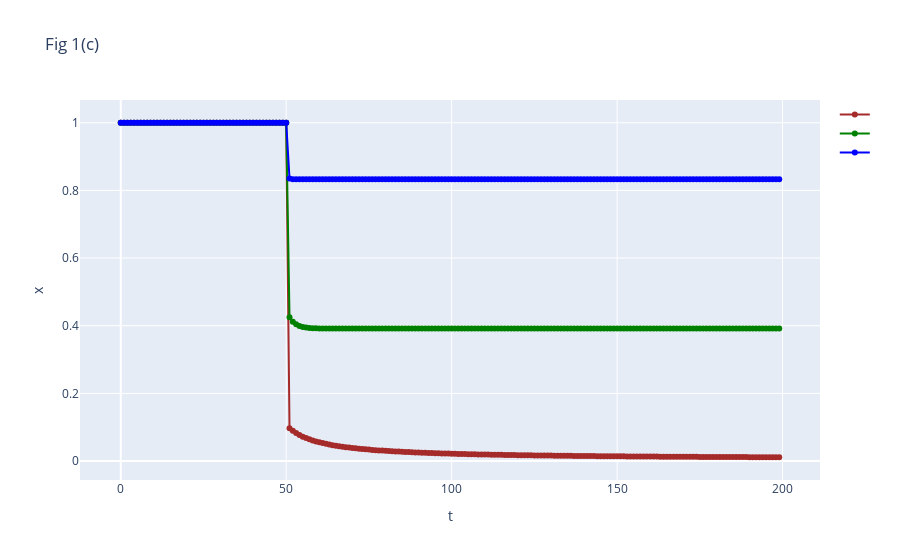

Source (notebook cell):
### Code cell
fig = go.Figure()
fig.add_trace(go.Scatter(x=ts, y=xs_brown, mode='lines+markers', line=dict(color="brown"), name = ""))
fig.add_trace(go.Scatter(x=ts, y=xs_green, mode='lines+markers', line=dict(color="green"), name = ""))
fig.add_trace(go.Scatter(x=ts, y=xs_blue, mode='lines+markers', line=dict(color="blue"), name = ""))
fig.update_layout(title="Fig 1(c)")
fig.update_layout(xaxis={"title": "t"}, yaxis={"title": "x"})

### Figure 1 — Plotly figure (JSON) as saved in the notebook; plotly's stock layout.template omitted (floating-point values rounded to 4 significant figures; data arrays with more than 128 entries replaced by an {"elided": "..."} marker saying what was removed)
{"data": [{"line": {"color": "brown"}, "mode": "lines+markers", "name": "", "type": "scatter", "x": {"elided": "201 int values"}, "y": {"elided": "200 float values"}}, {"line": {"color": "green"}, "mode": "lines+markers", "name": "", "type": "scatter", "x": {"elided": "201 int values"}, "y": {"elided": "200 float values"}}, {"line": {"color": "blue"}, "mode": "lines+markers", "name": "", "type": "scatter", "x": {"elided": "201 int values"}, "y": {"elided": "200 float values"}}], "layout": {"autosize": true, "title": {"text": "Fig 1(c)"}, "xaxis": {"autorange": true, "range": [-12.27, 211.3], "title": {"text": "t"}, "type": "linear"}, "yaxis": {"autorange": true, "range": [-0.07036, 1.082], "title": {"text": "x"}, "type": "linear"}}}
